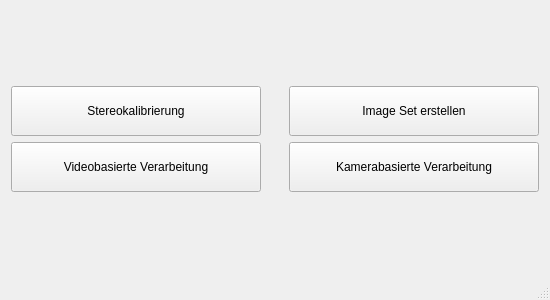
<?xml version="1.0" encoding="UTF-8"?>
<ui version="4.0">
 <class>MainWindow</class>
 <widget class="QMainWindow" name="MainWindow">
  <property name="geometry">
   <rect>
    <x>0</x>
    <y>0</y>
    <width>550</width>
    <height>300</height>
   </rect>
  </property>
  <property name="minimumSize">
   <size>
    <width>550</width>
    <height>300</height>
   </size>
  </property>
  <property name="maximumSize">
   <size>
    <width>550</width>
    <height>300</height>
   </size>
  </property>
  <property name="windowTitle">
   <string>ZmedAR</string>
  </property>
  <widget class="QWidget" name="centralWidget">
   <layout class="QGridLayout" name="gridLayout">
    <item row="0" column="0">
     <layout class="QHBoxLayout" name="horizontalLayout">
      <item>
       <layout class="QVBoxLayout" name="verticalLayout_2">
        <item>
         <widget class="QPushButton" name="stereoCalibration_button">
          <property name="minimumSize">
           <size>
            <width>250</width>
            <height>50</height>
           </size>
          </property>
          <property name="maximumSize">
           <size>
            <width>250</width>
            <height>50</height>
           </size>
          </property>
          <property name="text">
           <string>Stereokalibrierung</string>
          </property>
         </widget>
        </item>
        <item>
         <widget class="QPushButton" name="videoBased_button">
          <property name="minimumSize">
           <size>
            <width>250</width>
            <height>50</height>
           </size>
          </property>
          <property name="maximumSize">
           <size>
            <width>250</width>
            <height>50</height>
           </size>
          </property>
          <property name="text">
           <string>Videobasierte Verarbeitung</string>
          </property>
         </widget>
        </item>
       </layout>
      </item>
      <item>
       <spacer name="horizontalSpacer">
        <property name="orientation">
         <enum>Qt::Horizontal</enum>
        </property>
        <property name="sizeHint" stdset="0">
         <size>
          <width>40</width>
          <height>20</height>
         </size>
        </property>
       </spacer>
      </item>
      <item>
       <layout class="QVBoxLayout" name="verticalLayout">
        <item>
         <widget class="QPushButton" name="imageSet_button">
          <property name="minimumSize">
           <size>
            <width>250</width>
            <height>50</height>
           </size>
          </property>
          <property name="maximumSize">
           <size>
            <width>250</width>
            <height>50</height>
           </size>
          </property>
          <property name="text">
           <string>Image Set erstellen</string>
          </property>
         </widget>
        </item>
        <item>
         <widget class="QPushButton" name="cameraBased_button">
          <property name="minimumSize">
           <size>
            <width>250</width>
            <height>50</height>
           </size>
          </property>
          <property name="maximumSize">
           <size>
            <width>250</width>
            <height>50</height>
           </size>
          </property>
          <property name="text">
           <string>Kamerabasierte Verarbeitung</string>
          </property>
         </widget>
        </item>
       </layout>
      </item>
     </layout>
    </item>
   </layout>
  </widget>
  <widget class="QMenuBar" name="menuBar">
   <property name="geometry">
    <rect>
     <x>0</x>
     <y>0</y>
     <width>550</width>
     <height>22</height>
    </rect>
   </property>
  </widget>
  <widget class="QStatusBar" name="statusBar"/>
  <action name="actionStereokalibrierung">
   <property name="text">
    <string>Stereokalibrierung</string>
   </property>
  </action>
  <action name="actionEinstellungen">
   <property name="text">
    <string>Einstellungen</string>
   </property>
  </action>
 </widget>
 <layoutdefault spacing="6" margin="11"/>
 <resources/>
 <connections/>
</ui>
